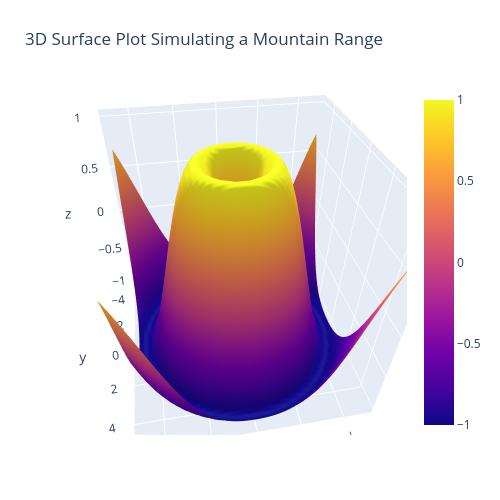

The cell this chart's notebook holds for it:
### Code cell
import plotly.graph_objects as go

x = np.linspace(-5, 5, 50)
y = np.linspace(-5, 5, 50)
x, y = np.meshgrid(x, y)
z = np.sin(np.sqrt(x**2 + y**2))

fig = go.Figure(data=[go.Surface(z=z, x=x, y=y)])
fig.update_layout(title='3D Surface Plot Simulating a Mountain Range', autosize=False,
                  width=500, height=500,
                  margin=dict(l=65, r=50, b=65, t=90))
fig.show()

### Figure 1 — Plotly figure (JSON) as saved in the notebook; plotly's stock layout.template omitted (floating-point values rounded to 4 significant figures; data arrays with more than 128 entries replaced by an {"elided": "..."} marker saying what was removed)
{"data": [{"type": "surface", "x": {"elided": "50x50 float values"}, "y": {"elided": "50x50 float values"}, "z": {"elided": "50x50 float values"}}], "layout": {"autosize": false, "height": 500, "margin": {"b": 65, "l": 65, "r": 50, "t": 90}, "scene": {"aspectmode": "auto", "aspectratio": {"x": 1, "y": 1, "z": 1}, "camera": {"center": {"x": 0, "y": 0, "z": 0}, "eye": {"x": 0.2381, "y": 1.321, "z": 1.151}, "projection": {"type": "perspective"}, "up": {"x": 0, "y": 0, "z": 1}}}, "title": {"text": "3D Surface Plot Simulating a Mountain Range"}, "width": 500}}
